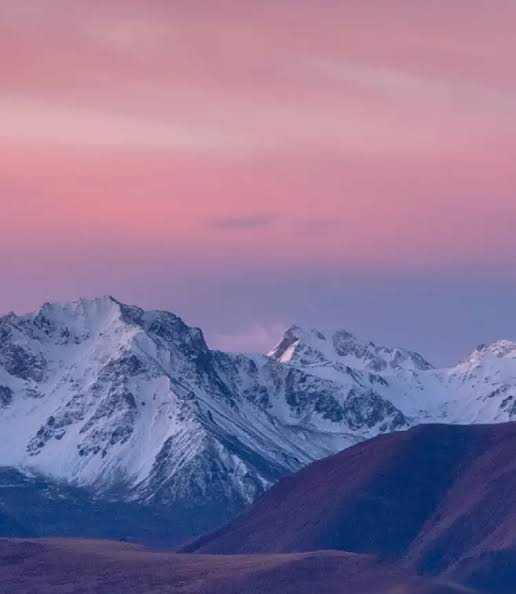
#> input picture Image Operations/pinkSky.jpg, 516 x 594 px
$ jupyter execute 7.arithmetic_bitwise.ipynb
#> lines starting #> are read from the running program, lines starting #| are printed output that depends on the picture; after the words box and inside, x2 and y2 are one past the last pixel; in counts of white or black regions, pixels touching at a corner belong together
Arithmetic Operations

These are simple operations that allow us to directly add or subract to the color intensity.

Calculates the per-element operation of two arrays. The overall effect is increasing or decreasing brightness.

[cell 1]
import cv2
import numpy as np
from matplotlib import pyplot as plt

[cell 2]
image = cv2.imread('pinkSky.jpg', 0)
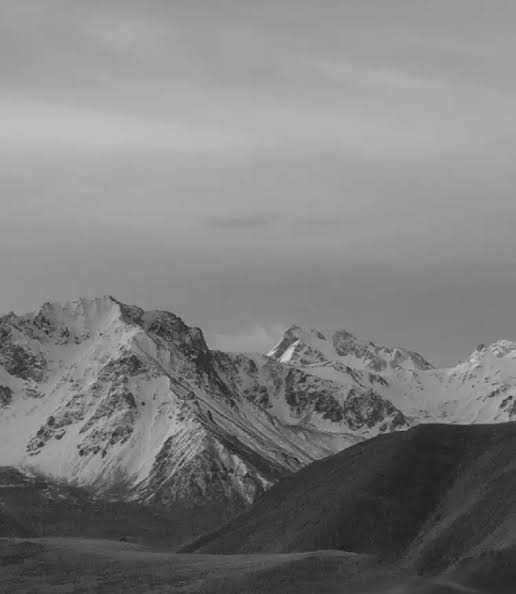
#> image: shape (594, 516); min 31, max 217, mean 126
image = cv2.resize(image,(500,500))
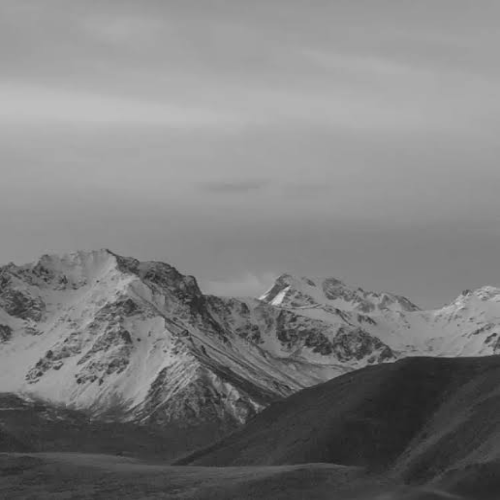
#> image: shape (500, 500); min 32, max 213, mean 126
plt.imshow(image, cmap='gray')

[cell 3]
M = np.ones(image.shape, dtype = "uint8") * 100
M.shape
#> Out = (500, 500)

## Increasing Brightness

[cell 4]
# We use this to add this matrix M, to our image
# Notice the increase in brightness
added = cv2.add(image, M)
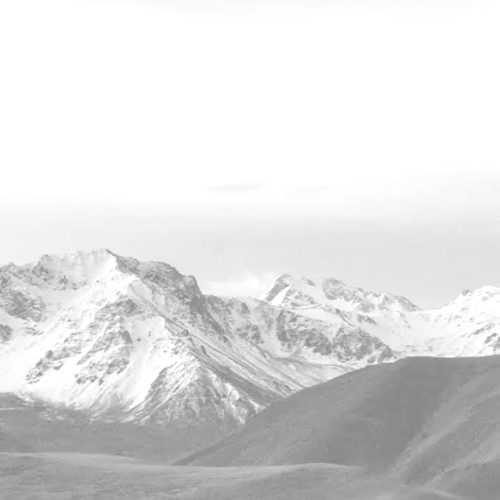
#> added: shape (500, 500); min 132, max 255, mean 221.9
plt.imshow(added, cmap='gray')
plt.title("cv2.add() Result")
plt.show()

# Now if we just added it, look what happens
added2 = image + M
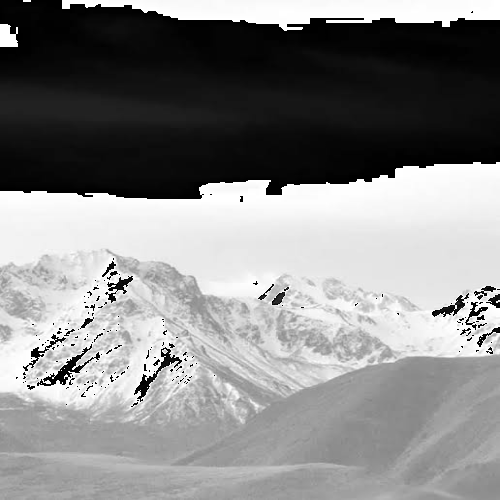
#> added2: shape (500, 500); min 0, max 255, mean 137
plt.imshow(added2, cmap='gray')
plt.title("Simple Numpy Adding Results in Clipping")
plt.show()

## Decreasing Brightness

[cell 5]
subtracted = cv2.subtract(image, M)
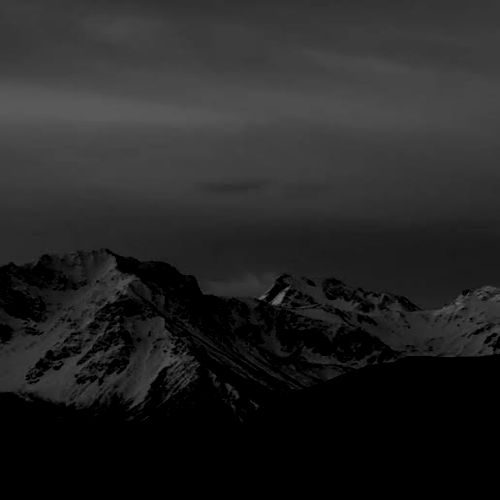
#> subtracted: shape (500, 500); min 0, max 113, mean 36.7
plt.imshow(subtracted, cmap='gray')
plt.title("cv2.subtract() Result")
plt.show()

subtracted = image - M
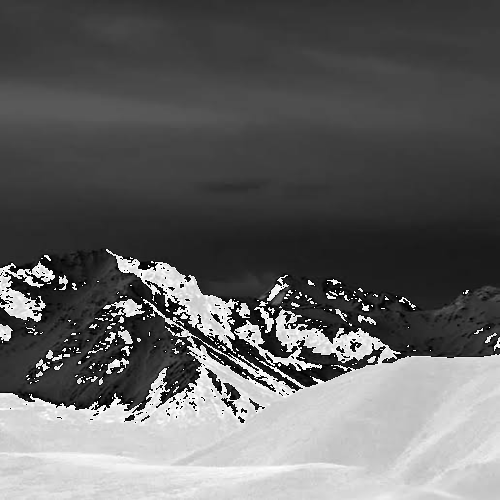
#> subtracted: shape (500, 500); min 0, max 255, mean 98.8
plt.imshow(subtracted, cmap='gray')
plt.title("Simple Numpy Subtraction")
plt.show()

## Bitwise Operations and Masking

[cell 6]
# Making a square
square = np.zeros((400, 400), np.uint8)
cv2.rectangle(square, (50, 50), (250, 250), 255, -1)
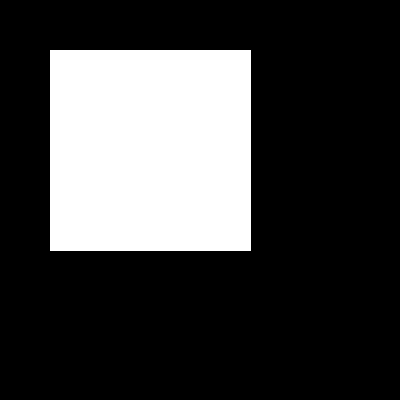
#> square: shape (400, 400); 25.3% white; 1 white region, box (x1, y1, x2, y2) and area: (50, 50, 251, 251) 40401
plt.imshow(square, cmap='gray')
plt.title("Square")
plt.show()

# Making a ellipse
ellipse = np.zeros((400, 400), np.uint8)
cv2.ellipse(ellipse, (150, 150), (150, 150), 30, 0, 180, 255, -1)
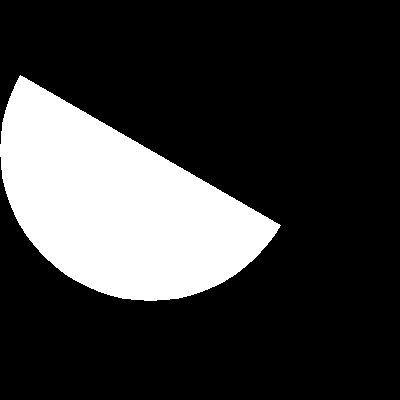
#> ellipse: shape (400, 400); 22.3% white; 1 white region, box (x1, y1, x2, y2) and area: (0, 75, 281, 301) 35639
plt.imshow(ellipse, cmap='gray')
plt.title("Ellipse")
plt.show()

[cell 7]
# Shows only where they intersect
And = cv2.bitwise_and(square, ellipse)
plt.imshow(And, cmap='gray')
plt.title("bitwise_and() Result")
plt.show()

# Shows where either square or ellipse is
bitwiseOr = cv2.bitwise_or(square, ellipse)
plt.imshow(bitwiseOr, cmap='gray')
plt.title("bitwise_or() Result")
plt.show()

# Shows where either exist by itself
bitwiseXor = cv2.bitwise_xor(square, ellipse)
plt.imshow(bitwiseXor, cmap='gray')
plt.title("bitwise_xor() Result")
plt.show()
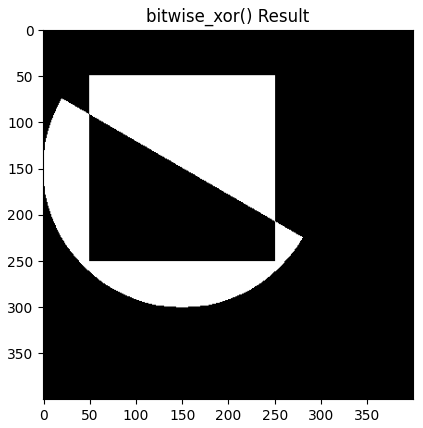
#> figure drawn by matplotlib, 1 panel

# Shows everything that isn't part of the square
bitwiseNot_sq = cv2.bitwise_not(square)
plt.imshow(bitwiseNot_sq, cmap='gray')
plt.title("bitwise_not() Result")
plt.show()
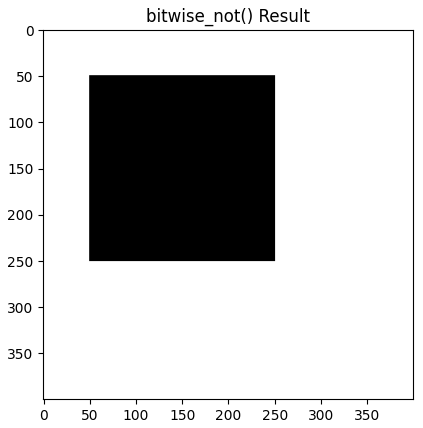
#> figure drawn by matplotlib, 1 panel

$ run again, with Image Operations/hand_frame.jpg copied over Image Operations/pinkSky.jpg
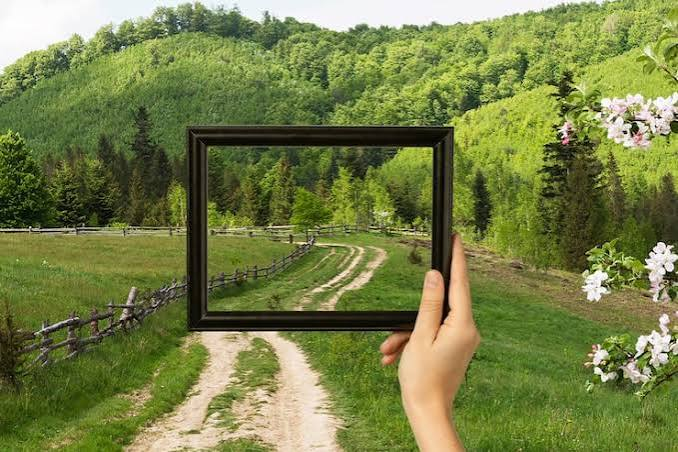
#> input picture Image Operations/hand_frame.jpg, 678 x 452 px
#> `added2 = image + M`:
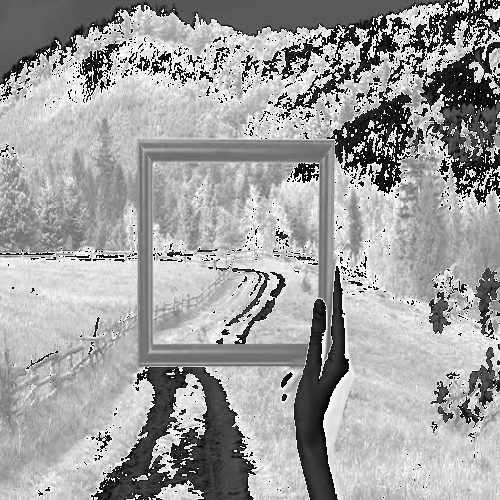
#> added2: shape (500, 500); min 0, max 255, mean 160.4
#> `subtracted = image - M`:
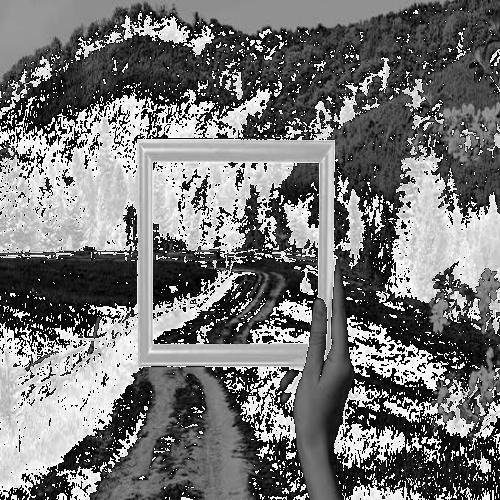
#> subtracted: shape (500, 500); min 0, max 255, mean 117.5
#> square: shape (400, 400); 25.3% white; 1 white region, box (x1, y1, x2, y2) and area: (50, 50, 251, 251) 40401
#> ellipse: shape (400, 400); 22.3% white; 1 white region, box (x1, y1, x2, y2) and area: (0, 75, 281, 301) 35639

$ run again, with Image Operations/mountain.jpg copied over Image Operations/pinkSky.jpg
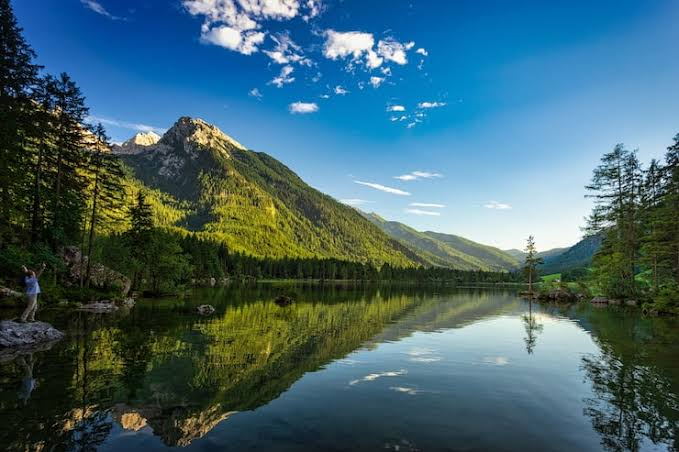
#> input picture Image Operations/mountain.jpg, 679 x 452 px
#> `subtracted = image - M`:
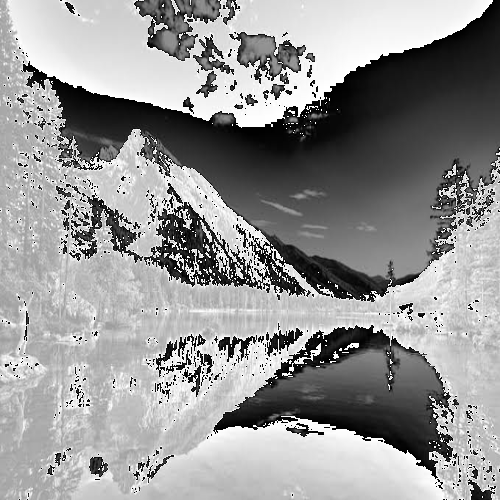
#> subtracted: shape (500, 500); min 0, max 255, mean 149.3
#> square: shape (400, 400); 25.3% white; 1 white region, box (x1, y1, x2, y2) and area: (50, 50, 251, 251) 40401
#> ellipse: shape (400, 400); 22.3% white; 1 white region, box (x1, y1, x2, y2) and area: (0, 75, 281, 301) 35639
